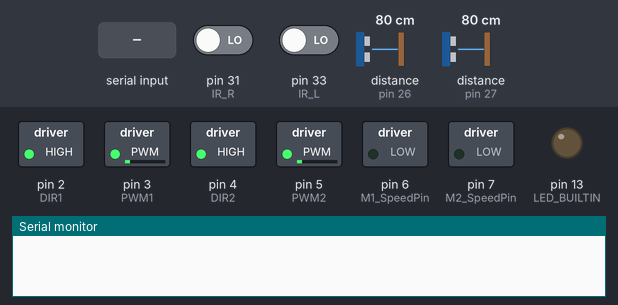
A sketch run on a simulated Arduino Mega 2560, built with avr-gcc and run on an emulated ATmega2560. Shown: switched loads named in the sketch (green lamp = pin HIGH), output pins drawn as LEDs (lit = HIGH), the last lines printed to the serial monitor. Wiring (inferred from the names in the program): ultrasonic range finder: trigger pin 24; echo pin 26. Inputs (shaded band) come from the test bench; at power-on: distance to the obstacle (sensors on pin 26, pin 27) 80 cm, pin 31 (IR_R) LOW, pin 33 (IR_L) LOW. The echo pulse lasts 58.3 µs per cm; pins used as bus, display or sensor lines are not drawn.

Above: at 1.2 s.
1.3 s: distance to the obstacle (sensor on pin 26) set to 7 cm
2.8 s: distance to the obstacle (sensor on pin 26) set to 4 cm
At 4.3 s:
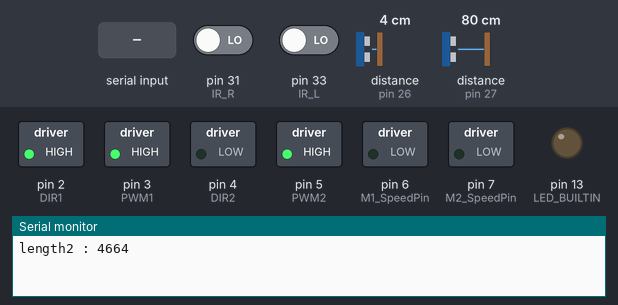
4.6 s: pin 31 (IR_R) driven HIGH
At 5.3 s:
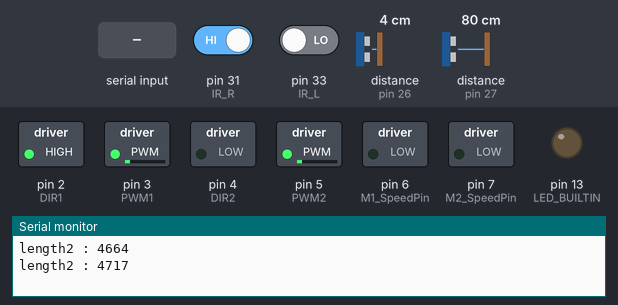
6.2 s: "S" received over Serial
At 7.4 s:
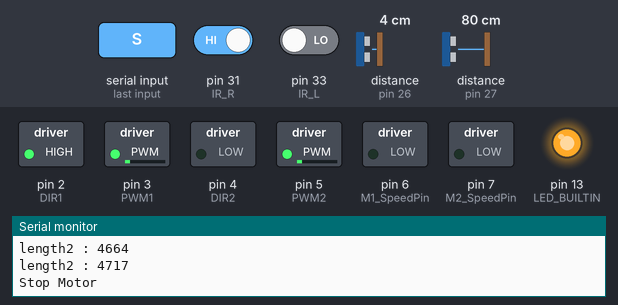
7.8 s: "A" received over Serial
9.4 s: pin 31 (IR_R) driven LOW and pin 33 (IR_L) driven HIGH
At 13.3 s:
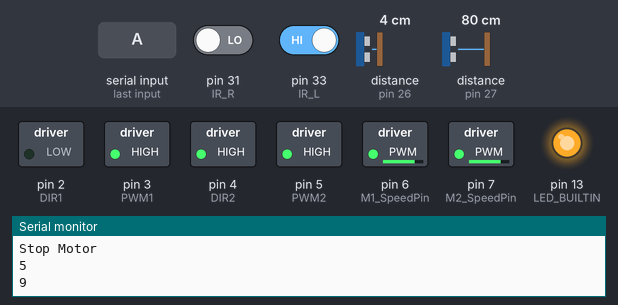
Timing chart, 0 to 13.4 s (numbered marks = the images above; inputs shaded):
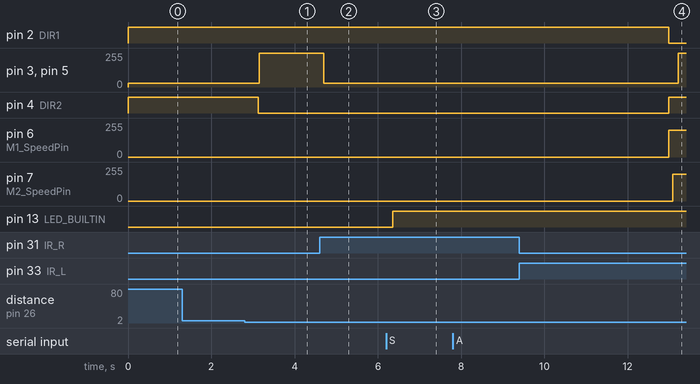

Measured:
- the behaviour switches between 6 and 5 cm on distance to the obstacle (sensor on pin 26) (found by bisection; images 0 and 1)
- after the input at 1.3 s, every drawn part: stays the same
- after the input at 2.8 s, pin 3 (PWM1), pin 5 (PWM2): 30/255 → 255/255 after 0.35 s; pin 4 (DIR2): HIGH → LOW after 0.32 s
- after the input at 4.6 s, pin 3 (PWM1), pin 5 (PWM2): 255/255 → 30/255 after 0.10 s
- after the input at 6.2 s, pin 13 (LED_BUILTIN): LOW → HIGH after 0.16 s
- after the input at 9.4 s, pin 2 (DIR1): HIGH → LOW after 3.6 s; pin 3 (PWM1), pin 5 (PWM2): 30/255 → 255/255 after 3.8 s; pin 4 (DIR2): LOW → HIGH after 3.6 s

The sketch:

CoffeeRobot_1121.ino
```cpp
#define DIR1 2
#define PWM1 3
#define DIR2 4
#define PWM2 5     //Driving motors

#define IR_R 31
#define IR_L 33 //Ir sensor right & left


#define TRIG_F 24
#define ECHO_F 26
#define TRIG_R 25
#define ECHO_R 27


int M1_pinNum_1 = 28;
int M1_pinNum_2 = 29;
int M1_SpeedPin = 6;

int M2_pinNum_1 = 30;
int M2_pinNum_2 = 31;
int M2_SpeedPin = 7;


char cmd;
int ir_R;
int ir_L;    // ir sensor read

int Kp = 100;
int Kd = 0;
int Ki = 0;
//gain values

long e,e_dot,int_e,pree;
float pretime,dt;


long duration1;
long length1;
long duration2;
long length2;

int flag =0;

void one_shot();
void two_shot();
void Half_shot();

void avoid_algorithmn();

void setup() {

  Serial.begin(9600);
  pinMode(LED_BUILTIN, OUTPUT);

  pinMode(DIR1, OUTPUT);
  pinMode(PWM1, OUTPUT);
  pinMode(DIR2, OUTPUT);
  pinMode(PWM2, OUTPUT);

  pinMode(IR_R, INPUT);
  pinMode(IR_L, INPUT);

  pinMode(TRIG_F,OUTPUT);
  pinMode(ECHO_F,INPUT);
  pinMode(TRIG_R,OUTPUT);
  pinMode(ECHO_R,INPUT);
}

void loop() {
  if (Serial.available()) {
     cmd = Serial.read();

     if(cmd=='S'){
      Serial.println("Stop Motor");
      digitalWrite(LED_BUILTIN, HIGH);
      delay(100);
      flag++;
    }

    if(cmd=='O'){
      //Serial.println("User Finded");
      digitalWrite(LED_BUILTIN, HIGH);
      delay(100);
    }

    if(cmd=='A'){
      //Serial.println("You order Half shot");
      digitalWrite(LED_BUILTIN, HIGH);
      delay(100);
      Serial.println("5");
      delay(5000);     //assume: after 5sec, user has gone
      Serial.println("9");
      flag=0;
    }

    if(cmd=='B'){
      //Serial.println("You order One shot");
      digitalWrite(LED_BUILTIN, HIGH);
      delay(100);
      Serial.println("5");
      delay(5000);     //assume: after 5sec, user has gone
      Serial.println("9");
      flag=0;
    }

    if(cmd=='C'){
      //Serial.println("You order Two shot");
      digitalWrite(LED_BUILTIN, HIGH);
      delay(100);     //assume: after 5sec, making finish
      Serial.println("5");
      delay(5000);     //assume: after 5sec, user has gone
      Serial.println("9");
      flag=0;
    }
  }// hand sign -->motor stop
    //s-> stop 약자
    //o-> order
    //A,B,C->반샷 한샷 투샷
    //5-> 워터펌프 작동 완료 시그널/9-> 사람이 컵까지 가져갔을 때 시그널


  if(flag==0 && cmd!='S') {

    ir_R = digitalRead(IR_R);
    ir_L = digitalRead(IR_L);
    //Serial.println(ir_R);
    //Serial.println(ir_L);

    if (ir_R == 1 && ir_L == 0) {         //rotate_R
      digitalWrite(DIR1, HIGH);
      analogWrite(PWM1, 30);
      digitalWrite(DIR2,LOW);
      analogWrite(PWM2, 30);
    }
    else if (ir_R == 0 && ir_L == 1) {    //rotate_L
      digitalWrite(DIR1, LOW);
      analogWrite(PWM1, 30);
      digitalWrite(DIR2, HIGH);
      analogWrite(PWM2, 30);
    }
    else {                                //straight
      digitalWrite(DIR1, HIGH);
      analogWrite(PWM1, 30);
      digitalWrite(DIR2, HIGH);
      analogWrite(PWM2, 30);
    }


  }
  // line tracking driving code


  for(int i=0;i<5;i++)
  {
      digitalWrite(TRIG_F, LOW);
      delayMicroseconds(2);
      digitalWrite(TRIG_F, HIGH);
      delayMicroseconds(10);
      digitalWrite(TRIG_F, LOW);

      duration1 = pulseIn(ECHO_F, HIGH);

      length1 = length1 + duration1;

}// US sensor reading


  if(cmd=='A')
  {
    Half_shot();
    cmd='Z';
  }
   else if(cmd=='B')
  {
    one_shot();
    cmd='Z';
  }
  else if(cmd=='C')
  {
    two_shot();
    cmd='Z';
  }
  else
  {
    digitalWrite(M1_pinNum_1, LOW);
    digitalWrite(M1_pinNum_2, LOW);
    analogWrite(M1_SpeedPin, 0);
    digitalWrite(M2_pinNum_1, LOW);
    digitalWrite(M2_pinNum_2, LOW);
    analogWrite(M2_SpeedPin, 0);
    delay(100);
  }


  length1 = length1 / 5;
  length1 = length1 * 17/1000;
  if(length1 < 5 && flag==0 && cmd!='S' ){
    avoid_algorithmn();
  }

  //Serial.println(length1);

  delay(100);// if sensor value <1000, start avoid algorithm
}


// avoid algorithm
void avoid_algorithmn()
{
  while(length2 < 1000){

    for(int i=0;i<5;i++){
      digitalWrite(TRIG_R, LOW);
      delayMicroseconds(2);
      digitalWrite(TRIG_R, HIGH);
      delayMicroseconds(10);
      digitalWrite(TRIG_R, LOW);

      duration2 = pulseIn (ECHO_R, HIGH);

      length2 = length2 + duration2;
    }
    length2 = length2 / 5;
    Serial.print("length2 : ");
    Serial.println(length2);

    //90도 왼쪽으로 도는 알고리즘 추가
     digitalWrite(DIR1, HIGH);
     analogWrite(PWM1, 30);
     digitalWrite(DIR2,LOW);
     analogWrite(PWM2, 30);

  }

  while(1 != digitalRead(IR_R)){

    for(int i=0;i<5;i++){
      digitalWrite(TRIG_R, LOW);
      delayMicroseconds(2);
      digitalWrite(TRIG_R, HIGH);
      delayMicroseconds(10);
      digitalWrite(TRIG_R, LOW);

      duration2 = pulseIn (ECHO_R, HIGH);

      length2 = length2 + duration1;
    }
    length2 = length2 / 5;

    dt = (micros() - pretime)/1000000;
    pretime = micros();

    e = 1000 - length2;
    int_e += e*dt;
    e_dot = (e-pree)/dt;
    pree = e;

    digitalWrite(PWM1,Kp*e+Kd*e_dot+Ki*int_e);
    digitalWrite(PWM2,200);

  }

  //Serial.println(length1);


}// length2 can't convet to cm


//linetracking + sonic sensor done


void Half_shot()
{
    digitalWrite(M1_pinNum_1, LOW);
    digitalWrite(M1_pinNum_2, HIGH);
    analogWrite(M1_SpeedPin, 200);
    delay(100);//1번 모터의 작동 시간 조절부
    digitalWrite(M2_pinNum_1, LOW);
    digitalWrite(M2_pinNum_2, HIGH);
    analogWrite(M2_SpeedPin, 200);
    delay(100);//2번 모터의 작동 시간 조절부
}


void one_shot()
{
    digitalWrite(M1_pinNum_1, LOW);
    digitalWrite(M1_pinNum_2, HIGH);
    analogWrite(M1_SpeedPin, 200);
    delay(100);//1번 모터의 작동 시간 조절부
    digitalWrite(M2_pinNum_1, LOW);
    digitalWrite(M2_pinNum_2, HIGH);
    analogWrite(M2_SpeedPin, 200);
    delay(100);//2번 모터의 작동 시간 조절부
}


void two_shot()
{
    digitalWrite(M1_pinNum_1, LOW);
    digitalWrite(M1_pinNum_2, HIGH);
    analogWrite(M1_SpeedPin, 200);
    delay(100);//1번 모터의 작동 시간 조절부
    digitalWrite(M2_pinNum_1, LOW);
    digitalWrite(M2_pinNum_2, HIGH);
    analogWrite(M2_SpeedPin, 200);
    delay(100);//2번 모터의 작동 시간 조절부
}
```
